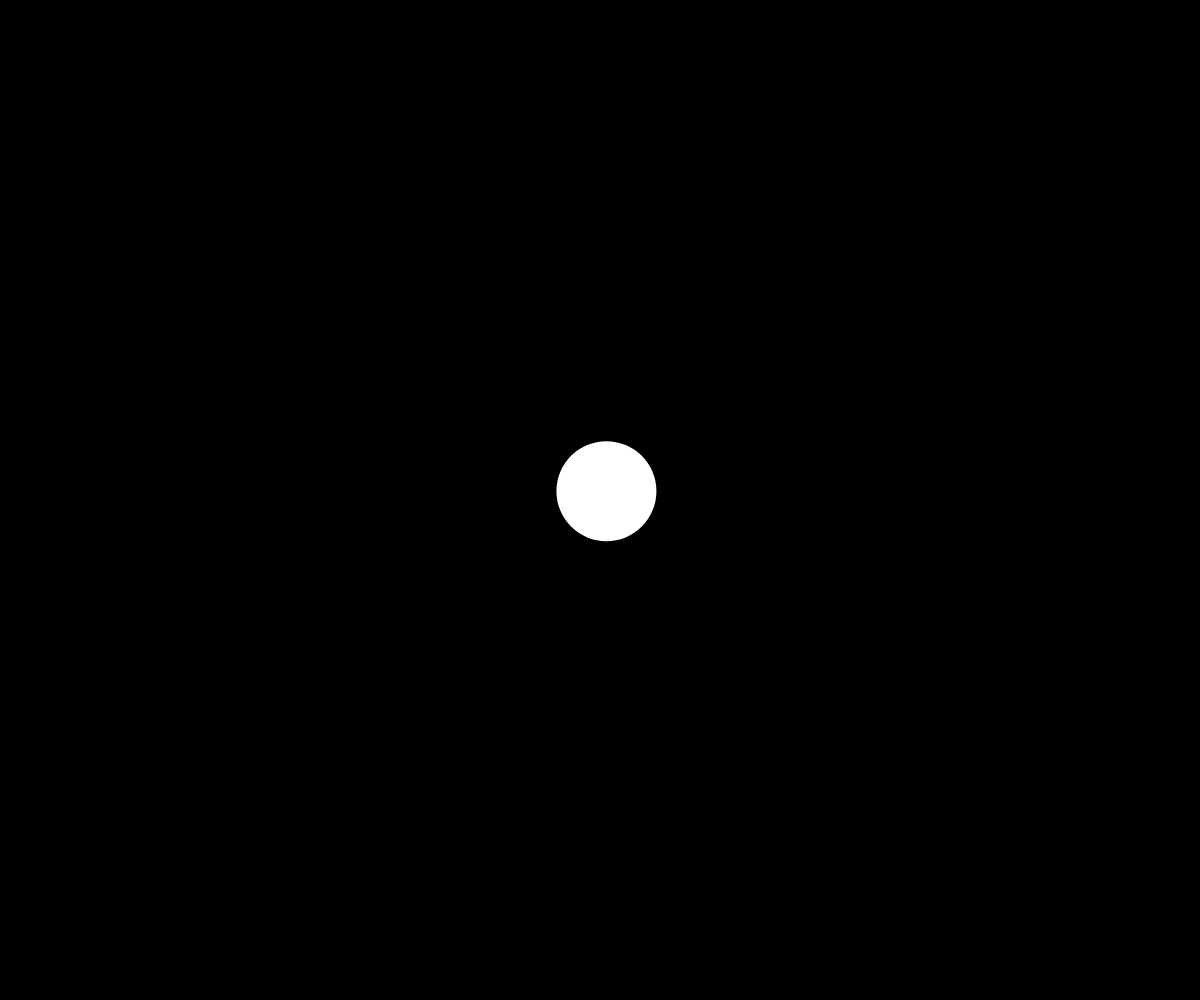
Frame 1 (no input)
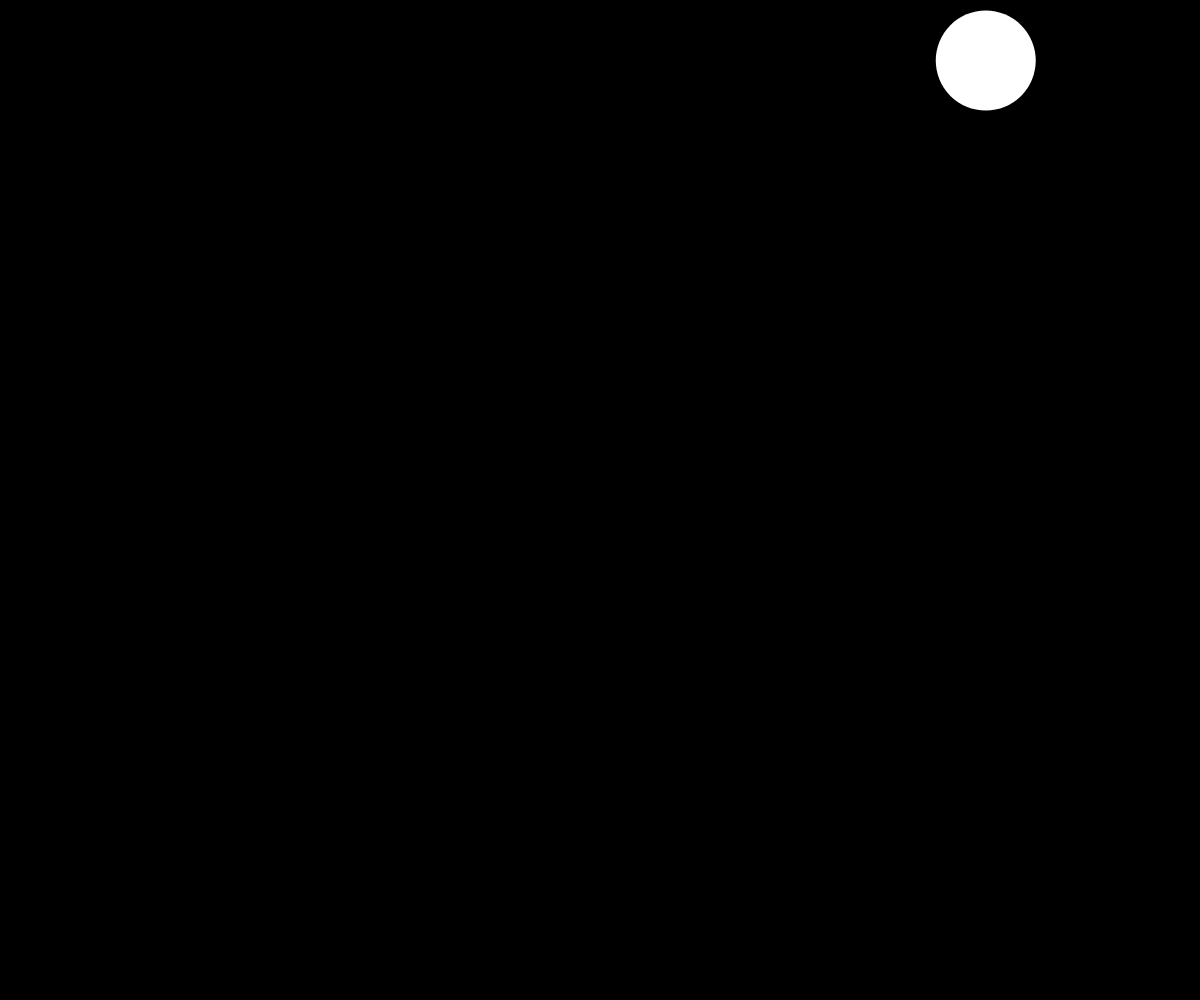
Frame 60 (no input)
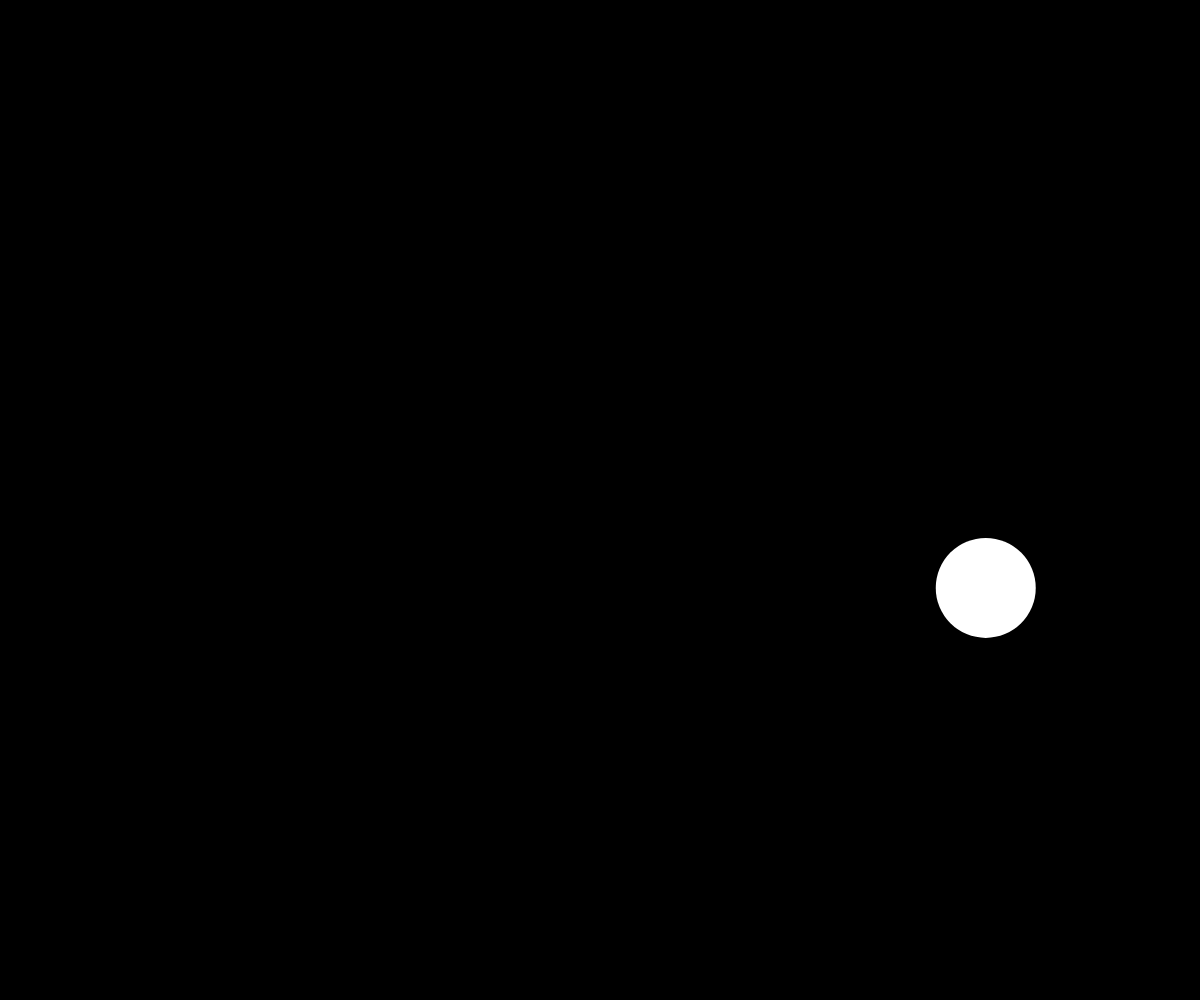
Frame 120 (the mouse pressed at the canvas centre since frame 60)

The p5.js sketch that drew these frames (run headless with seeded random() and noise() and a simulated clock; from frame 60 on, the mouse is pressed at the canvas centre):

// p5.js sketch
// ── sketch.js
//Ball OOP demo

let ballArray = [];

function setup() {
  createCanvas(windowWidth, windowHeight);

  ballArray.push(new Ball(width/2, height/2, random(-15, 15), random(-15, 15), 50));
}

function draw() {
  background(0);
  for (let i = 0; i < ballArray.length; i++){
    ballArray[i].move();

    //collision check
    for (let j = 0; j < ballArray.length; j++){
      if (i !== j && ballArray[i].checkForCollision(ballArray[j])){
        // ballArray[i].fillColor = color(255, 0, 0);
        // ballArray[j].fillColor = color(255, 0, 0);
        let tempDx = ballArray[i].dx;
        let tempDy = ballArray[i].dy;
        ballArray[i].dx = ballArray[j].dx;
        ballArray[i].dy = ballArray[j].dy;
        ballArray[j].dx = tempDx;
        ballArray[j].dy = tempDy;
      }
      // else{
      //   ballArray[i].fillColor = color(255);
      //   ballArray[j].fillColor = color(255);
      // }
    }

    ballArray[i].display();
  }
}

function keyPressed(){
  if (key === " "){
    ballArray.push(new Ball(mouseX, mouseY, random(-15, 15), random(-15, 15), 50));

  }
}




function windowResized() {
  setup();
}

class Ball {
  constructor(x, y, dx, dy, radius){
    this.x = x;
    this.y = y;
    this.dx = dx;
    this.dy = dy;
    this.radius = radius;
    this.fillColor = color(255);
  }
  move() {
    this.x += this.dx;
    this.y += this.dy;
    if (this.x > width - this.radius/2 || this.x < 0 + this.radius/2){
      this.dx *= -1;
    }
    if (this.y > height - this.radius/2 || this.y < 0 + this.radius/2){
      this.dy *= -1;
    } 
  }
  display(){
    fill(this.fillColor);
    noStroke()
    circle(this.x, this.y, this.radius * 2);
  }
  
  checkForCollision(anotherBall){
    let distanceBetweenCenters = dist(this.x, this.y, anotherBall.x, anotherBall.y)
    let sumOfRadii = this.radius + anotherBall.radius;
    if (distanceBetweenCenters < sumOfRadii){
      return true;
    }
    else{
      return false;
    }
  }
}
